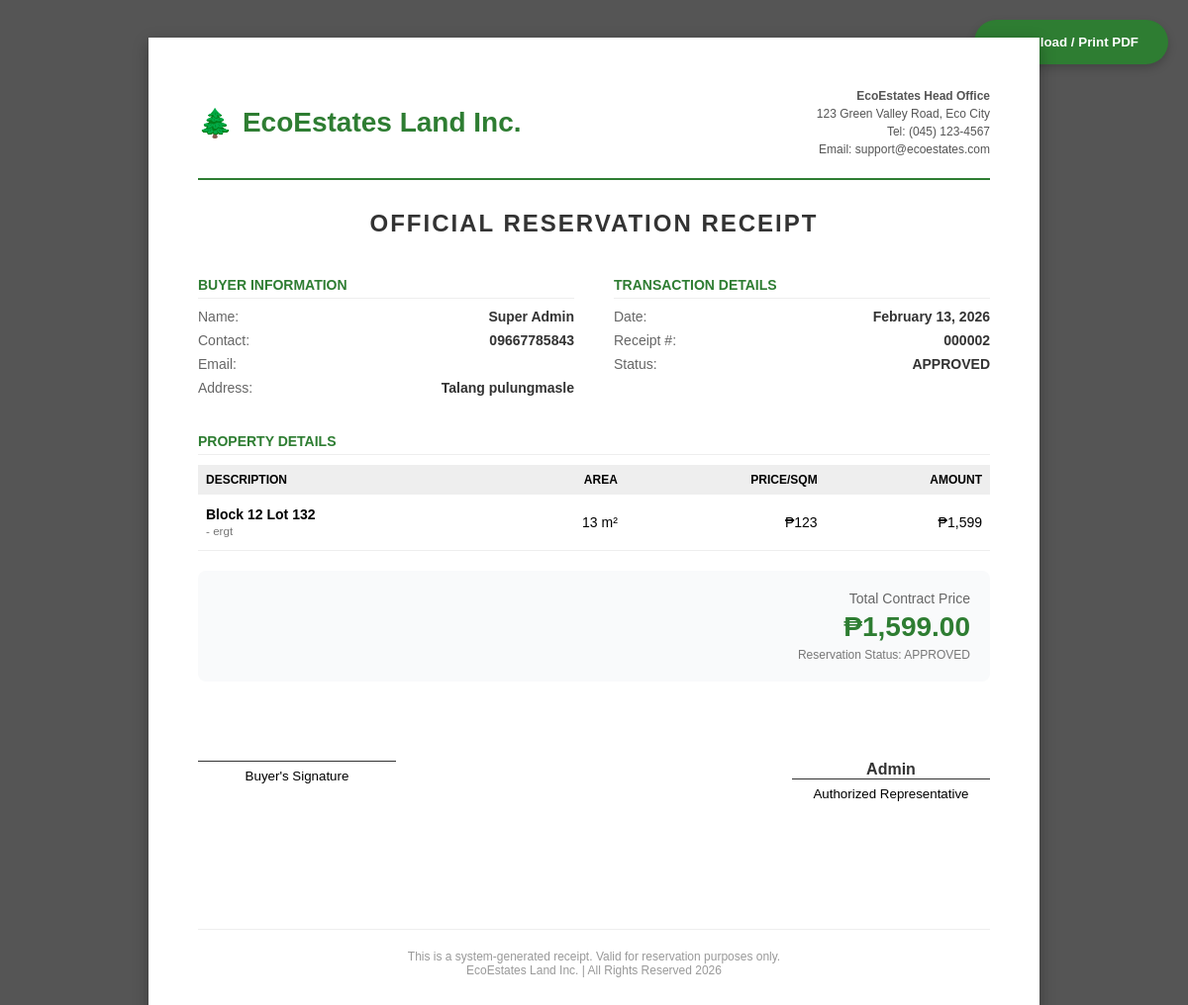
Screenshot of /receipt.php?id=2 (signed in) with the database file from the repository.
### tables this page shows
CREATE TABLE `reservations` (
  `id` int(11) NOT NULL,
  `user_id` int(11) DEFAULT NULL,
  `contact_number` varchar(20) DEFAULT NULL,
  `email` varchar(100) DEFAULT NULL,
  `birth_date` date DEFAULT NULL,
  `lot_id` int(11) DEFAULT NULL,
  `reservation_date` datetime DEFAULT current_timestamp(),
  `status` enum('PENDING','APPROVED','CANCELLED') DEFAULT 'PENDING',
  `payment_type` enum('CASH','INSTALLMENT') DEFAULT NULL,
  `installment_months` int(11) DEFAULT NULL,
  `monthly_payment` decimal(12,2) DEFAULT NULL,
  `payment_proof` varchar(255) DEFAULT NULL,
  `notes` text DEFAULT NULL,
  `buyer_address` text DEFAULT NULL,
  `valid_id_file` varchar(255) DEFAULT NULL,
  `selfie_with_id` varchar(255) DEFAULT NULL
);

CREATE TABLE `users` (
  `id` int(11) NOT NULL,
  `fullname` varchar(100) DEFAULT NULL,
  `email` varchar(100) DEFAULT NULL,
  `password` varchar(255) DEFAULT NULL,
  `phone` varchar(20) DEFAULT NULL,
  `role` enum('SUPER ADMIN','ADMIN','MANAGER','AGENT','BUYER') DEFAULT 'BUYER',
  `created_at` timestamp NOT NULL DEFAULT current_timestamp()
);

CREATE TABLE `lots` (
  `id` int(11) NOT NULL,
  `location` varchar(255) DEFAULT NULL,
  `phase_id` int(11) DEFAULT NULL,
  `block_no` varchar(10) DEFAULT NULL,
  `lot_no` varchar(10) DEFAULT NULL,
  `area` decimal(10,2) DEFAULT NULL,
  `price_per_sqm` decimal(10,2) DEFAULT NULL,
  `total_price` decimal(12,2) DEFAULT NULL,
  `status` enum('AVAILABLE','RESERVED','SOLD') DEFAULT 'AVAILABLE',
  `property_overview` text DEFAULT NULL,
  `coordinates` varchar(50) DEFAULT NULL,
  `lot_image` varchar(255) DEFAULT 'default_lot.jpg',
  `property_type` enum('Subdivision','Lot','Land','Farm','Shop','Business') DEFAULT 'Subdivision',
  `latitude` decimal(10,8) DEFAULT NULL,
  `longitude` decimal(11,8) DEFAULT NULL,
  `points` text DEFAULT NULL
);

### receipt.php (the view, shortened to what this page needs)
<?php
include 'config.php';
$id = $_GET['id'];
$stmt = $conn->prepare("SELECT r.*, u.fullname, l.block_no, l.lot_no, l.area, l.price_per_sqm, l.total_price, l.location, l.property_type
                        FROM reservations r
                        JOIN users u ON r.user_id = u.id
                        JOIN lots l ON r.lot_id = l.id
                        WHERE r.id = ?");
$stmt->bind_param("i", $id);
$stmt->execute();
$data = $stmt->get_result()->fetch_assoc();
?>
<!DOCTYPE html>
<html lang="en">
<head>
</head>
<body>
    <button class="btn-print" onclick="window.print()">Download / Print PDF</button>
    <div class="receipt-container">
        <div class="header">
            <div class="logo">
                <span>🌲</span> EcoEstates Land Inc.
            </div>
            <div class="company-info">
                <strong>EcoEstates Head Office</strong><br>
                123 Green Valley Road, Eco City<br>
                Tel: (045) 123-4567<br>
                Email: support@ecoestates.com
            </div>
        </div>
        <div class="title">Official Reservation Receipt</div>
        <div class="grid">
            <div>
                <div class="box-title">Buyer Information</div>
                <div class="info-row"><span class="label">Name:</span> <span class="val"><?= $data['fullname'] ?></span></div>
                <div class="info-row"><span class="label">Contact:</span> <span class="val"><?= $data['contact_number'] ?></span></div>
                <div class="info-row"><span class="label">Email:</span> <span class="val"><?= $data['email'] ?></span></div>
                <div class="info-row"><span class="label">Address:</span> <span class="val"><?= $data['buyer_address'] ?></span></div>
            </div>
            <div>
                <div class="box-title">Transaction Details</div>
                <div class="info-row"><span class="label">Date:</span> <span class="val"><?= date('F d, Y', strtotime($data['reservation_date'])) ?></span></div>
                <div class="info-row"><span class="label">Receipt #:</span> <span class="val"><?= str_pad($data['id'], 6, '0', STR_PAD_LEFT) ?></span></div>
                <div class="info-row"><span class="label">Status:</span> <span class="val" style="text-transform:uppercase;"><?= $data['status'] ?></span></div>
            </div>
        </div>
        <div>
            <div class="box-title">Property Details</div>
            <table style="width:100%; border-collapse:collapse; margin-top:10px;">
                <tr style="background:#eee; font-size:12px; font-weight:700; text-transform:uppercase;">
                    <td style="padding:8px;">Description</td>
                    <td style="padding:8px; text-align:right;">Area</td>
                    <td style="padding:8px; text-align:right;">Price/Sqm</td>
                    <td style="padding:8px; text-align:right;">Amount</td>
                </tr>
                <tr style="font-size:14px; border-bottom:1px solid #eee;">
                    <td style="padding:12px 8px;">
                        <strong>Block <?= $data['block_no'] ?> Lot <?= $data['lot_no'] ?></strong><br>
                        <small style="color:#777;"><?= $data['property_type'] ?> - <?= $data['location'] ?></small>
                    </td>
                    <td style="padding:12px 8px; text-align:right;"><?= number_format($data['area']) ?> m²</td>
                    <td style="padding:12px 8px; text-align:right;">₱<?= number_format($data['price_per_sqm']) ?></td>
                    <td style="padding:12px 8px; text-align:right;">₱<?= number_format($data['total_price']) ?></td>
                </tr>
            </table>
        </div>
        <div class="total-section">
            <div class="total-label">Total Contract Price</div>
            <div class="total-amount">₱<?= number_format($data['total_price'], 2) ?></div>
            <div style="font-size:12px; color:#777; margin-top:5px;">Reservation Status: <?= $data['status'] ?></div>
        </div>
        <div style="margin-top: 80px; display:flex; justify-content:space-between;">
            <div style="text-align:center; width: 200px;">
                <div style="border-bottom:1px solid #333; margin-bottom:5px;"></div>
                <small>Buyer's Signature</small>
            </div>
            <div style="text-align:center; width: 200px;">
                <div style="border-bottom:1px solid #333; margin-bottom:5px; font-weight:700; color:#333;">Admin</div>
                <small>Authorized Representative</small>
            </div>
        </div>
        <div class="footer">
            This is a system-generated receipt. Valid for reservation purposes only.<br>
            EcoEstates Land Inc. | All Rights Reserved <?= date('Y') ?>
        </div>
    </div>
</body>
</html>

### receipt.php (style rules this page uses)
body { font-family: 'Helvetica', sans-serif; background: #555; display: flex; justify-content: center; padding: 30px; }
.receipt-container { background: white; width: 800px; min-height: 900px; padding: 50px; box-shadow: 0 5px 15px rgba(0,0,0,0.3); position: relative; }
.header { display: flex; justify-content: space-between; align-items: center; border-bottom: 2px solid #2E7D32; padding-bottom: 20px; margin-bottom: 30px; }
.logo { font-size: 28px; font-weight: 800; color: #2E7D32; display: flex; align-items: center; gap: 10px; }
.company-info { text-align: right; font-size: 12px; color: #555; line-height: 1.5; }
.title { text-align: center; font-size: 24px; font-weight: 800; margin-bottom: 40px; text-transform: uppercase; letter-spacing: 2px; color: #333; }
.grid { display: grid; grid-template-columns: 1fr 1fr; gap: 40px; margin-bottom: 30px; }
.box-title { font-size: 14px; font-weight: 700; color: #2E7D32; text-transform: uppercase; border-bottom: 1px solid #eee; padding-bottom: 5px; margin-bottom: 10px; }
.info-row { display: flex; justify-content: space-between; margin-bottom: 8px; font-size: 14px; }
.label { color: #666; }
.val { font-weight: 600; color: #333; }
.total-section { background: #F9FAFB; padding: 20px; border-radius: 8px; margin-top: 20px; text-align: right; }
.total-label { font-size: 14px; color: #666; margin-bottom: 5px; }
.total-amount { font-size: 28px; font-weight: 800; color: #2E7D32; }
.footer { position: absolute; bottom: 50px; left: 50px; right: 50px; text-align: center; color: #999; font-size: 12px; border-top: 1px solid #eee; padding-top: 20px; }
.btn-print { position: fixed; top: 20px; right: 20px; background: #2E7D32; color: white; padding: 15px 30px; border: none; border-radius: 50px; cursor: pointer; font-weight: 700; box-shadow: 0 4px 10px rgba(0,0,0,0.2); }

### rows the page displays
reservations: user.fullname "Super Admin", contact_number "09667785843", buyer_address "Talang pulungmasle", reservation_date "February 13, 2026", id "000002", status "APPROVED", lot.block_no "12", lot.lot_no "132", lot.location "ergt", lot.area "13", lot.price_per_sqm "123", lot.total_price "1,599", lot.total_price "1,599.00"
